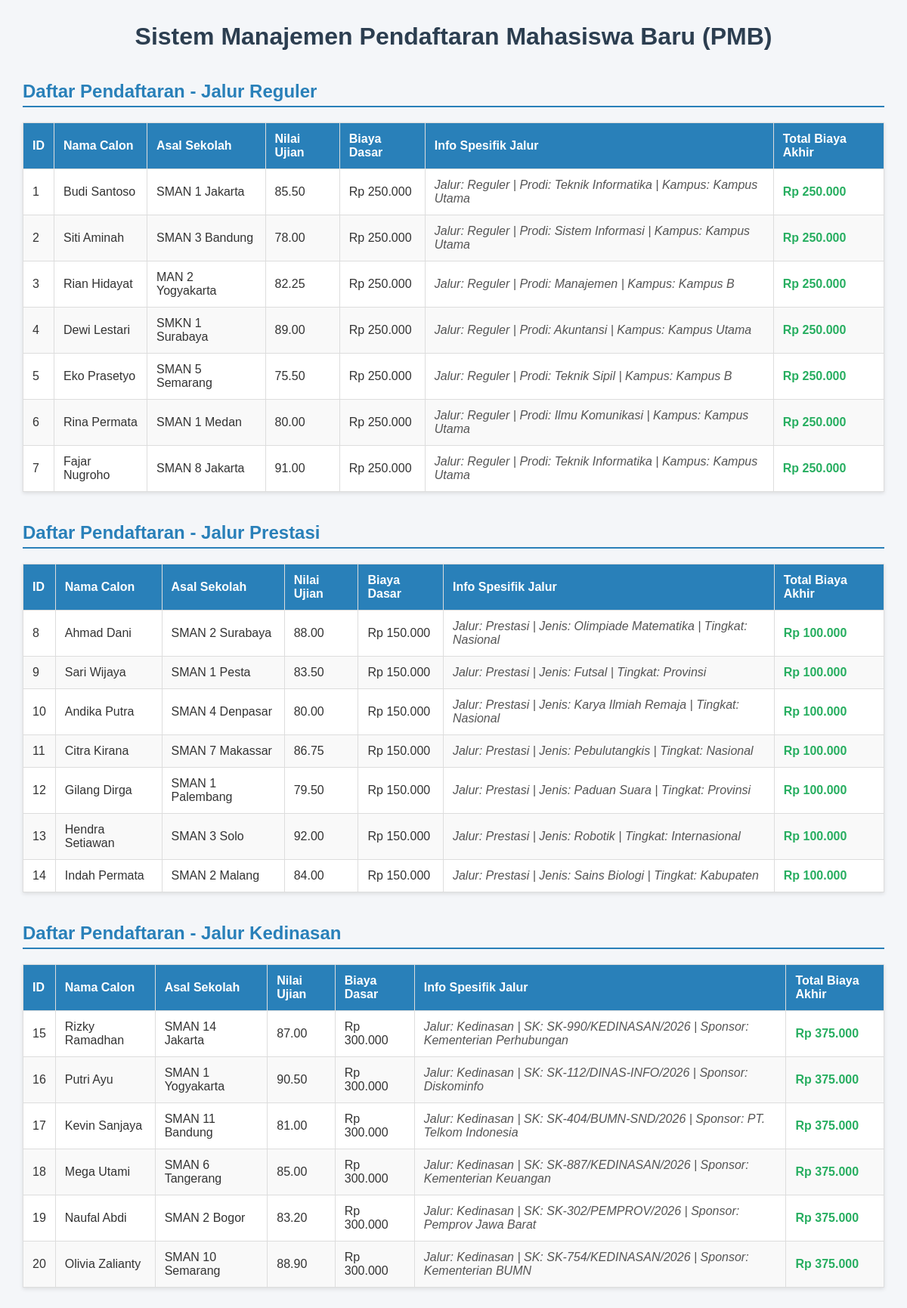
The page / on the database its author committed.
### tables this page shows
CREATE TABLE `tabel_pendaftaran` (
  `id_pendaftaran` int NOT NULL,
  `nama_calon` varchar(100) NOT NULL,
  `asal_sekolah` varchar(100) NOT NULL,
  `nilai_ujian` decimal(5,2) NOT NULL,
  `biaya_pendaftaran_dasar` decimal(10,2) NOT NULL,
  `jalur_pendaftaran` enum('Reguler','Prestasi','Kedinasan') NOT NULL,
  `pilihan_prodi` varchar(100) DEFAULT NULL,
  `lokasi_kampus` varchar(100) DEFAULT NULL,
  `jenis_prestasi` varchar(100) DEFAULT NULL,
  `tingkat_prestasi` varchar(50) DEFAULT NULL,
  `sk_ikatan_dinas` varchar(100) DEFAULT NULL,
  `instansi_sponsor` varchar(100) DEFAULT NULL
);

### Pendaftaran.php (called while the page is built, shortened)
<?php
abstract class Pendaftaran {
    public function __construct($id_pendaftaran, $nama_calon, $asal_sekolah, $nilai_ujian, $biaya_pendaftaran_dasar) {
        $this->biaya_pendaftaran_dasar = $biaya_pendaftaran_dasar;
    }
}
?>

### index.php (the view, shortened to what this page needs)
<?php
require_once 'PendaftaranReguler.php';
require_once 'PendaftaranPrestasi.php';
require_once 'PendaftaranKedinasan.php';
$database = new Database();
$db = $database->getConnection();
?>
<!DOCTYPE html>
<html lang="id">
<head>
</head>
<body>
    <h1>Sistem Manajemen Pendaftaran Mahasiswa Baru (PMB)</h1>
    <h2>Daftar Pendaftaran - Jalur Reguler</h2>
    <table>
        <thead>
            <tr>
                <th>ID</th>
                <th>Nama Calon</th>
                <th>Asal Sekolah</th>
                <th>Nilai Ujian</th>
                <th>Biaya Dasar</th>
                <th>Info Spesifik Jalur</th>
                <th>Total Biaya Akhir</th>
            </tr>
        </thead>
        <tbody>
            <?php
            $dataReguler = PendaftaranReguler::getDaftarReguler($db);
            if (count($dataReguler) > 0) {
                foreach ($dataReguler as $row) {
                    $objek = new PendaftaranReguler(
                        $row['id_pendaftaran'],
                        $row['nama_calon'],
                        $row['asal_sekolah'],
                        $row['nilai_ujian'],
                        $row['biaya_pendaftaran_dasar'],
                        $row['pilihan_prodi'],
                        $row['lokasi_kampus']
                    );
                    ?>
                    <tr>
                        <td><?= $row['id_pendaftaran']; ?></td>
                        <td><?= htmlspecialchars($row['nama_calon']); ?></td>
                        <td><?= htmlspecialchars($row['asal_sekolah']); ?></td>
                        <td><?= $row['nilai_ujian']; ?></td>
                        <td>Rp <?= number_format($row['biaya_pendaftaran_dasar'], 0, ',', '.'); ?></td>
                        <td class="info-jalur"><?php $objek->tampilkanInfoJalur(); ?></td>
                        <td class="harga">Rp <?= number_format($objek->hitungTotalBiaya(), 0, ',', '.'); ?></td>
                    </tr>
                    <?php
                }
            } else {
                echo "<tr><td colspan='7' style='text-align:center;'>Tidak ada data jalur Reguler.</td></tr>";
            }
            ?>
        </tbody>
    </table>
    <h2>Daftar Pendaftaran - Jalur Prestasi</h2>
    <table>
        <thead>
            <tr>
                <th>ID</th>
                <th>Nama Calon</th>
                <th>Asal Sekolah</th>
                <th>Nilai Ujian</th>
                <th>Biaya Dasar</th>
                <th>Info Spesifik Jalur</th>
                <th>Total Biaya Akhir</th>
            </tr>
        </thead>
        <tbody>
            <?php
            $dataPrestasi = PendaftaranPrestasi::getDaftarPrestasi($db);
            if (count($dataPrestasi) > 0) {
                foreach ($dataPrestasi as $row) {
                    $objek = new PendaftaranPrestasi(
                        $row['id_pendaftaran'],
                        $row['nama_calon'],
                        $row['asal_sekolah'],
                        $row['nilai_ujian'],
                        $row['biaya_pendaftaran_dasar'],
                        $row['jenis_prestasi'],
                        $row['tingkat_prestasi']
                    );
                    ?>
                    <tr>
                        <td><?= $row['id_pendaftaran']; ?></td>
                        <td><?= htmlspecialchars($row['nama_calon']); ?></td>
                        <td><?= htmlspecialchars($row['asal_sekolah']); ?></td>
                        <td><?= $row['nilai_ujian']; ?></td>
                        <td>Rp <?= number_format($row['biaya_pendaftaran_dasar'], 0, ',', '.'); ?></td>
                        <td class="info-jalur"><?php $objek->tampilkanInfoJalur(); ?></td>
                        <td class="harga">Rp <?= number_format($objek->hitungTotalBiaya(), 0, ',', '.'); ?></td>
                    </tr>
                    <?php
                }
            } else {
                echo "<tr><td colspan='7' style='text-align:center;'>Tidak ada data jalur Prestasi.</td></tr>";
            }
            ?>
        </tbody>
    </table>
    <h2>Daftar Pendaftaran - Jalur Kedinasan</h2>
    <table>
        <thead>
            <tr>
                <th>ID</th>
                <th>Nama Calon</th>
                <th>Asal Sekolah</th>
                <th>Nilai Ujian</th>
                <th>Biaya Dasar</th>
                <th>Info Spesifik Jalur</th>
                <th>Total Biaya Akhir</th>
            </tr>
        </thead>
        <tbody>
            <?php
            $dataKedinasan = PendaftaranKedinasan::getDaftarKedinasan($db);
            if (count($dataKedinasan) > 0) {
                foreach ($dataKedinasan as $row) {
                    $objek = new PendaftaranKedinasan(
                        $row['id_pendaftaran'],
                        $row['nama_calon'],
                        $row['asal_sekolah'],
                        $row['nilai_ujian'],
                        $row['biaya_pendaftaran_dasar'],
                        $row['sk_ikatan_dinas'],
                        $row['instansi_sponsor']
                    );
                    ?>
                    <tr>
                        <td><?= $row['id_pendaftaran']; ?></td>
                        <td><?= htmlspecialchars($row['nama_calon']); ?></td>
                        <td><?= htmlspecialchars($row['asal_sekolah']); ?></td>
                        <td><?= $row['nilai_ujian']; ?></td>
                        <td>Rp <?= number_format($row['biaya_pendaftaran_dasar'], 0, ',', '.'); ?></td>
                        <td class="info-jalur"><?php $objek->tampilkanInfoJalur(); ?></td>
                        <td class="harga">Rp <?= number_format($objek->hitungTotalBiaya(), 0, ',', '.'); ?></td>
                    </tr>
                    <?php
                }
            } else {
                echo "<tr><td colspan='7' style='text-align:center;'>Tidak ada data jalur Kedinasan.</td></tr>";
            }
            ?>
        </tbody>
    </table>
</body>
</html>

### PendaftaranReguler.php (shortened to what this page needs)
<?php
require_once 'Pendaftaran.php';
class PendaftaranReguler extends Pendaftaran {
    private $pilihanProdi;
    private $lokasiKampus;
    public function __construct($id_pendaftaran, $nama_calon, $asal_sekolah, $nilai_ujian, $biaya_pendaftaran_dasar, $pilihanProdi = null, $lokasiKampus = null) {
        $this->pilihanProdi = $pilihanProdi;
        $this->lokasiKampus = $lokasiKampus;
    }
    public static function getDaftarReguler($db) {
        $query = "SELECT id_pendaftaran, nama_calon, asal_sekolah, nilai_ujian, biaya_pendaftaran_dasar, pilihan_prodi, lokasi_kampus
                  FROM tabel_pendaftaran
                  WHERE jalur_pendaftaran = 'Reguler'";
        $stmt = $db->prepare($query);
        $stmt->execute();
        return $stmt->fetchAll(PDO::FETCH_ASSOC);
    }
    public function hitungTotalBiaya() {
        return $this->biaya_pendaftaran_dasar;
    }
    public function tampilkanInfoJalur() {
        echo "Jalur: Reguler | Prodi: " . $this->pilihanProdi . " | Kampus: " . $this->lokasiKampus;
    }
}
?>

### PendaftaranPrestasi.php (shortened to what this page needs)
<?php
require_once 'Pendaftaran.php';
class PendaftaranPrestasi extends Pendaftaran {
    private $jenisPrestasi;
    private $tingkatPrestasi;
    public function __construct($id_pendaftaran, $nama_calon, $asal_sekolah, $nilai_ujian, $biaya_pendaftaran_dasar, $jenisPrestasi = null, $tingkatPrestasi = null) {
        $this->jenisPrestasi = $jenisPrestasi;
        $this->tingkatPrestasi = $tingkatPrestasi;
    }
    public static function getDaftarPrestasi($db) {
        $query = "SELECT id_pendaftaran, nama_calon, asal_sekolah, nilai_ujian, biaya_pendaftaran_dasar, jenis_prestasi, tingkat_prestasi
                  FROM tabel_pendaftaran
                  WHERE jalur_pendaftaran = 'Prestasi'";
        $stmt = $db->prepare($query);
        $stmt->execute();
        return $stmt->fetchAll(PDO::FETCH_ASSOC);
    }
    public function hitungTotalBiaya() {
        return $this->biaya_pendaftaran_dasar - 50000;
    }
    public function tampilkanInfoJalur() {
        echo "Jalur: Prestasi | Jenis: " . $this->jenisPrestasi . " | Tingkat: " . $this->tingkatPrestasi;
    }
}
?>

### PendaftaranKedinasan.php (shortened to what this page needs)
<?php
require_once 'Pendaftaran.php';
class PendaftaranKedinasan extends Pendaftaran {
    private $skIkatanDinas;
    private $instansiSponsor;
    public function __construct($id_pendaftaran, $nama_calon, $asal_sekolah, $nilai_ujian, $biaya_pendaftaran_dasar, $skIkatanDinas = null, $instansiSponsor = null) {
        $this->skIkatanDinas = $skIkatanDinas;
        $this->instansiSponsor = $instansiSponsor;
    }
    public static function getDaftarKedinasan($db) {
        $query = "SELECT id_pendaftaran, nama_calon, asal_sekolah, nilai_ujian, biaya_pendaftaran_dasar, sk_ikatan_dinas, instansi_sponsor
                  FROM tabel_pendaftaran
                  WHERE jalur_pendaftaran = 'Kedinasan'";
        $stmt = $db->prepare($query);
        $stmt->execute();
        return $stmt->fetchAll(PDO::FETCH_ASSOC);
    }
    public function hitungTotalBiaya() {
        return $this->biaya_pendaftaran_dasar * 1.25;
    }
    public function tampilkanInfoJalur() {
        echo "Jalur: Kedinasan | SK: " . $this->skIkatanDinas . " | Sponsor: " . $this->instansiSponsor;
    }
}
?>

### index.php (style rules this page uses)
body { font-family: Arial, sans-serif; margin: 30px; background-color: #f4f6f9; color: #333; }
h1 { text-align: center; color: #2c3e50; margin-bottom: 30px; }
h2 { color: #2980b9; border-bottom: 2px solid #2980b9; padding-bottom: 5px; margin-top: 40px; }
table { width: 100%; border-collapse: collapse; margin-top: 10px; background: #fff; box-shadow: 0 2px 5px rgba(0,0,0,0.1); }
th, td { border: 1px solid #ddd; padding: 12px; text-align: left; }
th { background-color: #2980b9; color: white; }
tr:nth-child(even) { background-color: #f9f9f9; }
.info-jalur { font-style: italic; color: #555; }
.harga { font-weight: bold; color: #27ae60; }

### rows shown on the page
tabel_pendaftaran: id_pendaftaran "1", nama_calon "Budi Santoso", asal_sekolah "SMAN 1 Jakarta", nilai_ujian "85.50", biaya_pendaftaran_dasar "250.000", pilihan_prodi "Teknik Informatika", lokasi_kampus "Kampus Utama"
tabel_pendaftaran: id_pendaftaran "2", nama_calon "Siti Aminah", asal_sekolah "SMAN 3 Bandung", nilai_ujian "78.00", biaya_pendaftaran_dasar "250.000", pilihan_prodi "Sistem Informasi", lokasi_kampus "Kampus Utama"
tabel_pendaftaran: id_pendaftaran "3", nama_calon "Rian Hidayat", asal_sekolah "MAN 2 Yogyakarta", nilai_ujian "82.25", biaya_pendaftaran_dasar "250.000", pilihan_prodi "Manajemen", lokasi_kampus "Kampus B"
tabel_pendaftaran: id_pendaftaran "4", nama_calon "Dewi Lestari", asal_sekolah "SMKN 1 Surabaya", nilai_ujian "89.00", biaya_pendaftaran_dasar "250.000", pilihan_prodi "Akuntansi", lokasi_kampus "Kampus Utama"
tabel_pendaftaran: id_pendaftaran "5", nama_calon "Eko Prasetyo", asal_sekolah "SMAN 5 Semarang", nilai_ujian "75.50", biaya_pendaftaran_dasar "250.000", pilihan_prodi "Teknik Sipil", lokasi_kampus "Kampus B"
tabel_pendaftaran: id_pendaftaran "6", nama_calon "Rina Permata", asal_sekolah "SMAN 1 Medan", nilai_ujian "80.00", biaya_pendaftaran_dasar "250.000", pilihan_prodi "Ilmu Komunikasi", lokasi_kampus "Kampus Utama"
tabel_pendaftaran: id_pendaftaran "7", nama_calon "Fajar Nugroho", asal_sekolah "SMAN 8 Jakarta", nilai_ujian "91.00", biaya_pendaftaran_dasar "250.000", pilihan_prodi "Teknik Informatika", lokasi_kampus "Kampus Utama"
tabel_pendaftaran: id_pendaftaran "8", nama_calon "Ahmad Dani", asal_sekolah "SMAN 2 Surabaya", nilai_ujian "88.00", biaya_pendaftaran_dasar "150.000", jenis_prestasi "Olimpiade Matematika", tingkat_prestasi "Nasional", biaya_pendaftaran_dasar "100.000"
tabel_pendaftaran: id_pendaftaran "9", nama_calon "Sari Wijaya", asal_sekolah "SMAN 1 Pesta", nilai_ujian "83.50", biaya_pendaftaran_dasar "150.000", jenis_prestasi "Futsal", tingkat_prestasi "Provinsi", biaya_pendaftaran_dasar "100.000"
tabel_pendaftaran: id_pendaftaran "10", nama_calon "Andika Putra", asal_sekolah "SMAN 4 Denpasar", nilai_ujian "80.00", biaya_pendaftaran_dasar "150.000", jenis_prestasi "Karya Ilmiah Remaja", tingkat_prestasi "Nasional", biaya_pendaftaran_dasar "100.000"
tabel_pendaftaran: id_pendaftaran "11", nama_calon "Citra Kirana", asal_sekolah "SMAN 7 Makassar", nilai_ujian "86.75", biaya_pendaftaran_dasar "150.000", jenis_prestasi "Pebulutangkis", tingkat_prestasi "Nasional", biaya_pendaftaran_dasar "100.000"
tabel_pendaftaran: id_pendaftaran "12", nama_calon "Gilang Dirga", asal_sekolah "SMAN 1 Palembang", nilai_ujian "79.50", biaya_pendaftaran_dasar "150.000", jenis_prestasi "Paduan Suara", tingkat_prestasi "Provinsi", biaya_pendaftaran_dasar "100.000"
tabel_pendaftaran: id_pendaftaran "13", nama_calon "Hendra Setiawan", asal_sekolah "SMAN 3 Solo", nilai_ujian "92.00", biaya_pendaftaran_dasar "150.000", jenis_prestasi "Robotik", tingkat_prestasi "Internasional", biaya_pendaftaran_dasar "100.000"
tabel_pendaftaran: id_pendaftaran "14", nama_calon "Indah Permata", asal_sekolah "SMAN 2 Malang", nilai_ujian "84.00", biaya_pendaftaran_dasar "150.000", jenis_prestasi "Sains Biologi", tingkat_prestasi "Kabupaten", biaya_pendaftaran_dasar "100.000"
tabel_pendaftaran: id_pendaftaran "15", nama_calon "Rizky Ramadhan", asal_sekolah "SMAN 14 Jakarta", nilai_ujian "87.00", biaya_pendaftaran_dasar "300.000", sk_ikatan_dinas "SK-990/KEDINASAN/2026", instansi_sponsor "Kementerian Perhubungan", biaya_pendaftaran_dasar "375.000"
tabel_pendaftaran: id_pendaftaran "16", nama_calon "Putri Ayu", asal_sekolah "SMAN 1 Yogyakarta", nilai_ujian "90.50", biaya_pendaftaran_dasar "300.000", sk_ikatan_dinas "SK-112/DINAS-INFO/2026", instansi_sponsor "Diskominfo", biaya_pendaftaran_dasar "375.000"
tabel_pendaftaran: id_pendaftaran "17", nama_calon "Kevin Sanjaya", asal_sekolah "SMAN 11 Bandung", nilai_ujian "81.00", biaya_pendaftaran_dasar "300.000", sk_ikatan_dinas "SK-404/BUMN-SND/2026", instansi_sponsor "PT. Telkom Indonesia", biaya_pendaftaran_dasar "375.000"
tabel_pendaftaran: id_pendaftaran "18", nama_calon "Mega Utami", asal_sekolah "SMAN 6 Tangerang", nilai_ujian "85.00", biaya_pendaftaran_dasar "300.000", sk_ikatan_dinas "SK-887/KEDINASAN/2026", instansi_sponsor "Kementerian Keuangan", biaya_pendaftaran_dasar "375.000"
tabel_pendaftaran: id_pendaftaran "19", nama_calon "Naufal Abdi", asal_sekolah "SMAN 2 Bogor", nilai_ujian "83.20", biaya_pendaftaran_dasar "300.000", sk_ikatan_dinas "SK-302/PEMPROV/2026", instansi_sponsor "Pemprov Jawa Barat", biaya_pendaftaran_dasar "375.000"
tabel_pendaftaran: id_pendaftaran "20", nama_calon "Olivia Zalianty", asal_sekolah "SMAN 10 Semarang", nilai_ujian "88.90", biaya_pendaftaran_dasar "300.000", sk_ikatan_dinas "SK-754/KEDINASAN/2026", instansi_sponsor "Kementerian BUMN", biaya_pendaftaran_dasar "375.000"
